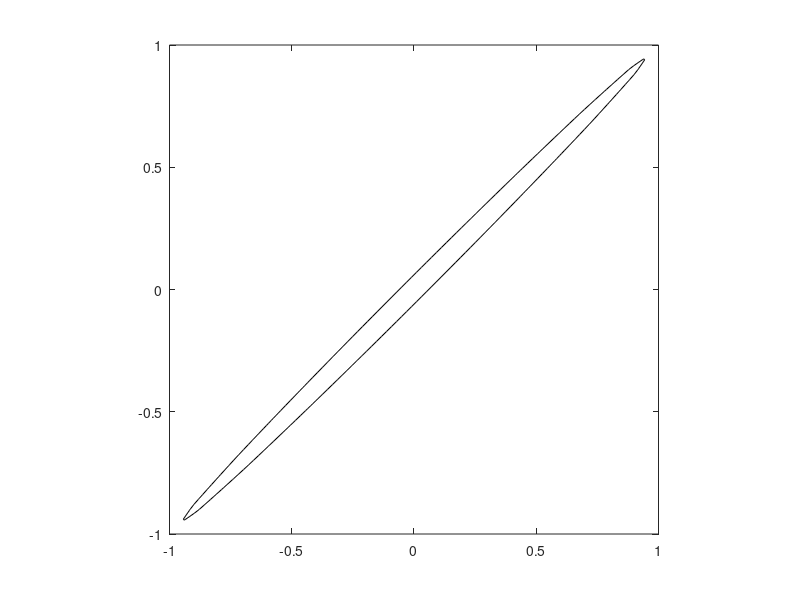

Source code (MATLAB): (Note: this script raises an error after producing the figure.)
% Define and plot sampling distribution
mu = [0 0]; % mean
rho = 0.998;
sigma = [1 rho; rho 1]; % covariance matrix

% X is implicitly a vector in R2
P = @(X) mvnpdf(X, mu, sigma); 
x1 = linspace(-1, 1);
x2 = x1;
[x1, x2] = meshgrid(x1, x2);
Pcontour = reshape(P([x1(:), x2(:)]), 100, 100);
figure(1); clf; contour(x1, x2, Pcontour, [1.6 3], 'k'); 
axis square;

% Define E and gradE
A = inv(sigma);
% energy E, given by negative logarithm of P
find_E = @(X) 0.5*X*A*X'; 
find_gradE = @(X) A*X'; % gradient of E

% Hamiltonian algorithm

% Initialize values
T = 3;
Tau = 20;
epsilon = 0.05;
X_stored_sub = zeros(Tau, 2);
X_stored = zeros(1, 2);
X_term = zeros(T+1, 2);
accepted = 0;
X = [-0.9 -0.7];
X_stored(1,:) = X;
X_term = X;
E = find_E(X);
gradE = find_gradE(X);

% Loop T times
for i = 1:T
        P = randn(size(X));
        H = P*P'/2 + E;
        X_new = X;
        gradE_new = gradE;
        % Take Tau "leapfrog" steps
        for j = 1:Tau
                P = P - epsilon*gradE_new'/2;
                X_new = X_new + epsilon*P;
                gradE_new = find_gradE(X_new);
                P = P - epsilon*gradE_new'/2;
                X_stored_sub(j,:) = X_new;
        end
        
        % Update H
        E_new = find_E(X_new);
        H_new = P*P'/2 + E_new;
        dH = H_new - H;
        
        % Decide whether to accept
        if dH < 0
                accept = 1;
        elseif rand() < exp(-dH)
            accept = 1;
        else
            accept = 0;
        end
        if accept
            X = X_new;
            E = E_new;
            gradE = gradE_new;
        end
        
        accepted = accepted + accept;
        X_stored = [X_stored; X_stored_sub];
        X_term(i+1,:) = X;
end

% Plot samples
figure(1); 
%hold on; plot(X_stored(:,1), X_stored(:,2),'-x');
hold on; plot(X_term(:,1), X_term(:,2),'ksq');
acceptance_rate = accepted/T;

